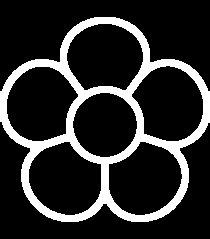
#> input picture Resultados/debug_edges.png, 210 x 239 px
$ python main.py --dibujo Resultados/debug_edges.png
#> lines starting #> are read from the running program, lines starting #| are printed output that depends on the picture; after the words box and inside, x2 and y2 are one past the last pixel; in counts of white or black regions, pixels touching at a corner belong together
#> (reads Robot/resultados/datos_robot.json from the repository)
### drawing_scale.py
# -*- coding: utf-8 -*-
"""
drawing_scale.py
================
Calcula el tamano del dibujo que hara el UR3e en funcion del tamano
real de la baldosa que le manda el JSON.

La idea es sencilla: no todas las baldosas miden lo mismo, asi que
el dibujo tiene que adaptarse a cada una. Se toma el lado mas corto
de la baldosa y se aplica un porcentaje (DRAWING_SCALE_ON_TILE) para
que el dibujo no llegue justo al borde.

Tambien hay unos limites minimo y maximo por seguridad: si por alguna
razon el calculo da un valor raro, se ajusta dentro del rango seguro.
"""

import logging
from config import (
    DRAWING_SCALE_ON_TILE,
    MAX_DRAWING_WIDTH_M,
    MIN_DRAWING_WIDTH_M,
)

log = logging.getLogger(__name__)

# Porcentaje del lado menor que ocupa el dibujo.
# Se importa de config.py para que sea facil de cambiar desde un solo sitio.
_ESCALA = DRAWING_SCALE_ON_TILE


def calcular_ancho_dibujo_por_baldosa(
    ancho_mm: float,
    alto_mm: float,
    escala: float | None = None,
) -> float:
    """
    Devuelve el ancho del dibujo en metros, ajustado al tamano de la baldosa.

    Recibe el ancho y el alto de la baldosa en milimetros (tal como vienen
    del JSON) y calcula cuanto espacio puede usar el robot para dibujar.

    El parametro escala es opcional: si no se pasa, se usa el valor de config.py.

    El resultado siempre queda dentro de [MIN_DRAWING_WIDTH_M, MAX_DRAWING_WIDTH_M].
    """
    if escala is None:
        escala = _ESCALA

    # Tomamos el lado mas corto para que el dibujo quepa bien en la baldosa
    lado_menor_mm = min(ancho_mm, alto_mm)
    lado_menor_m = lado_menor_mm / 1000.0

    # Aplicamos el porcentaje de escala
    ancho_raw_m = lado_menor_m * escala

    # Ajustamos al rango seguro por si el calculo da algo extremo
    ancho_final_m = max(MIN_DRAWING_WIDTH_M, min(MAX_DRAWING_WIDTH_M, ancho_raw_m))

    log.info(
        f"Escala dibujo | baldosa: {ancho_mm:.1f}x{alto_mm:.1f} mm "
        f"| lado menor: {lado_menor_mm:.1f} mm "
        f"| escala: {escala:.2f} "
        f"| ancho dibujo calculado: {ancho_raw_m*1000:.1f} mm "
        f"| ancho dibujo final: {ancho_final_m*1000:.1f} mm"
    )

    # Avisamos si el valor tuvo que ajustarse para no perdernos casos raros
    if ancho_raw_m != ancho_final_m:
        log.warning(
            f"El ancho calculado ({ancho_raw_m*1000:.1f} mm) quedo fuera de los limites "
            f"[{MIN_DRAWING_WIDTH_M*1000:.0f}, {MAX_DRAWING_WIDTH_M*1000:.0f}] mm "
            f"y se ajusto a {ancho_final_m*1000:.1f} mm."
        )

    return ancho_final_m


def resumen_escala(piezas: list[dict]) -> str:
    """
    Genera una tabla con el tamano de dibujo que se asignara a cada pieza.
    Se imprime al principio del programa para revisar que todo tiene buena pinta
    antes de enviar nada a los robots.
    """
    lineas = [
        "",
        "=" * 65,
        f"  {'Pieza':>5}  {'Baldosa (mm)':^18}  {'Lado menor':>10}  {'Dibujo (mm)':>11}",
        "-" * 65,
    ]
    for p in piezas:
        num = p.get("numero", "?")
        a = float(p.get("ancho_mm", 0))
        h = float(p.get("alto_mm", 0))
        lado = min(a, h)
        dibujo_m = calcular_ancho_dibujo_por_baldosa(a, h)
        lineas.append(
            f"  {num:>5}  {a:>7.1f} x {h:<7.1f}  {lado:>10.1f}  {dibujo_m*1000:>11.1f}"
        )
    lineas += ["=" * 65, ""]
    return "\n".join(lineas)

### image_processing.py
# -*- coding: utf-8 -*-
"""
image_processing.py
===================
Preprocesa la imagen del dibujo que luego ejecutara el UR3e.

El objetivo es extraer los bordes de la imagen de forma robusta.
Se usan dos pasadas de Canny con umbrales distintos (uno mas fino y
otro mas grueso) y ademas el gradiente morfologico. Los tres resultados
se combinan para no perder detalles ni lineas finas.

Al final se guarda una imagen de debug para poder ver que bordes
se han detectado antes de mandar nada al robot.
"""

import os
import logging
import cv2
import numpy as np

from config import CANNY_FINO_LOW, CANNY_FINO_HIGH, CANNY_GRUESO_LOW, CANNY_GRUESO_HIGH

log = logging.getLogger(__name__)


def cargar_imagen(path: str) -> np.ndarray:
    """
    Carga la imagen del dibujo desde disco.
    Si el archivo no existe o no se puede leer, lanza un error claro
    en lugar de fallar.
    """
#> called with path = 'Resultados/debug_edges.png'
    if not os.path.isfile(path):
        raise FileNotFoundError(f"No existe la imagen de dibujo: {path}")
    img = cv2.imread(path)
#> img is the input picture: shape (239, 210, 3); 17.1% white; 1 white region, box (x1, y1, x2, y2) and area: (0, 17, 210, 222) 8598
    if img is None:
        raise ValueError(f"OpenCV no pudo leer la imagen: {path}")
    log.info(f"Imagen de dibujo cargada: {path} ({img.shape[1]}x{img.shape[0]} px)")
    return img


def preprocesar_imagen(img: np.ndarray) -> np.ndarray:
    """
    Extrae bordes combinando Canny fino, Canny grueso y gradiente morfologico.
    Esta combinacion mantiene detalles finos y ayuda a cerrar lineas del dibujo.
    """
    gray = cv2.cvtColor(img, cv2.COLOR_BGR2GRAY)
    blur = cv2.GaussianBlur(gray, (3, 3), 0)
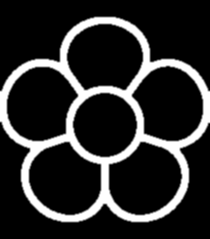
#> blur: shape (239, 210); min 0, max 255, mean 43.7

    edges_fino = cv2.Canny(blur, CANNY_FINO_LOW, CANNY_FINO_HIGH)
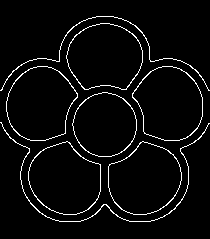
#> edges_fino: shape (239, 210); 4.2% white in thin lines or dots, all inside (x1, y1, x2, y2) = (0, 16, 210, 222)
    edges_grueso = cv2.Canny(blur, CANNY_GRUESO_LOW, CANNY_GRUESO_HIGH)

    kernel = np.ones((3, 3), np.uint8)
    grad = cv2.morphologyEx(gray, cv2.MORPH_GRADIENT, kernel)
#> grad: shape (239, 210); 10.2% white in thin lines or dots, all inside (x1, y1, x2, y2) = (0, 16, 210, 223)
    _, edges_grad = cv2.threshold(grad, 15, 255, cv2.THRESH_BINARY)

    edges = cv2.bitwise_or(edges_fino, edges_grueso)
    edges = cv2.bitwise_or(edges, edges_grad)
    edges = cv2.morphologyEx(edges, cv2.MORPH_CLOSE, kernel, iterations=1)
#> (the rest of the program and of its run is left out)
